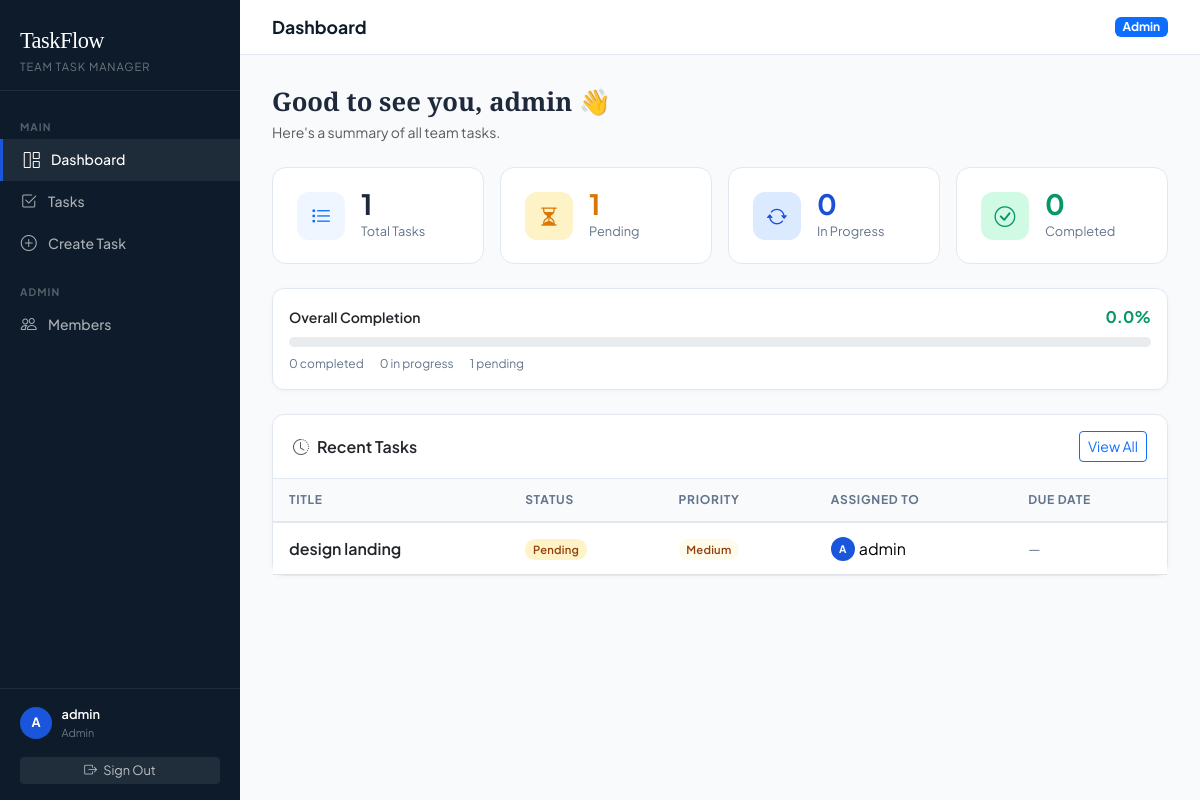
The page /dashboard (signed in) on the database its author committed.
### app.py (models this page shows)
class User(UserMixin, db.Model):
    id         = db.Column(db.Integer, primary_key=True)
    username   = db.Column(db.String(80),  unique=True, nullable=False)
    email      = db.Column(db.String(120), unique=True, nullable=False)
    password   = db.Column(db.String(200), nullable=False)
    role       = db.Column(db.String(20),  default='member')   # 'admin' or 'member'
    created_at = db.Column(db.DateTime,    default=datetime.utcnow)
    tasks      = db.relationship('Task', backref='assignee', lazy=True,
                                 foreign_keys='Task.assigned_to')
    @property
    def is_admin(self):
        return self.role == 'admin'

class Task(db.Model):
    id          = db.Column(db.Integer, primary_key=True)
    title       = db.Column(db.String(200), nullable=False)
    description = db.Column(db.Text,        default='')
    status      = db.Column(db.String(20),  default='pending')   # pending / in_progress / completed
    priority    = db.Column(db.String(20),  default='medium')    # low / medium / high
    due_date    = db.Column(db.Date,        nullable=True)
    created_at  = db.Column(db.DateTime,    default=datetime.utcnow)
    created_by  = db.Column(db.Integer,     db.ForeignKey('user.id'), nullable=False)
    assigned_to = db.Column(db.Integer,     db.ForeignKey('user.id'), nullable=True)
    creator     = db.relationship('User',   foreign_keys=[created_by], backref='created_tasks')

### app.py (the view)
@app.route('/dashboard')
@login_required
def dashboard():
    if current_user.is_admin:
        tasks = Task.query.order_by(Task.created_at.desc()).all()
    else:
        tasks = Task.query.filter_by(assigned_to=current_user.id)\
                          .order_by(Task.created_at.desc()).all()
    total     = len(tasks)
    completed = sum(1 for t in tasks if t.status == 'completed')
    pending   = sum(1 for t in tasks if t.status == 'pending')
    in_prog   = sum(1 for t in tasks if t.status == 'in_progress')
    recent = tasks[:5]
    return render_template('dashboard.html',
                           tasks=tasks, recent=recent,
                           total=total, completed=completed,
                           pending=pending, in_progress=in_prog)

### app.py (called while the page is built)
@login_manager.user_loader
def load_user(user_id):
    return User.query.get(int(user_id))

### templates/dashboard.html (shortened to what this page needs)
{% extends "base.html" %}
{% block page_title %}Dashboard{% endblock %}
{% block content %}
<div class="mb-4">
  <h2 class="mb-1 fw-bold" style="font-family:'Instrument Serif',serif;font-size:1.6rem">
    Good to see you, {{ current_user.username }} 👋
  </h2>
  <p class="text-muted mb-0" style="font-size:.875rem">
    Here's a summary of {% if current_user.is_admin %}all team tasks{% else %}your assigned tasks{% endif %}.
  </p>
</div>
<div class="row g-3 mb-4">
  <div class="col-12 col-sm-6 col-xl-3">
    <div class="stat-card">
      <div class="stat-icon" style="background:#eff6ff">
        <i class="bi bi-list-task text-primary"></i>
      </div>
      <div>
        <div class="stat-value">{{ total }}</div>
        <div class="stat-label">Total Tasks</div>
      </div>
    </div>
  </div>
  <div class="col-12 col-sm-6 col-xl-3">
    <div class="stat-card">
      <div class="stat-icon" style="background:#fef3c7">
        <i class="bi bi-hourglass-split" style="color:#d97706"></i>
      </div>
      <div>
        <div class="stat-value" style="color:#d97706">{{ pending }}</div>
        <div class="stat-label">Pending</div>
      </div>
    </div>
  </div>
  <div class="col-12 col-sm-6 col-xl-3">
    <div class="stat-card">
      <div class="stat-icon" style="background:#dbeafe">
        <i class="bi bi-arrow-repeat" style="color:#1d4ed8"></i>
      </div>
      <div>
        <div class="stat-value" style="color:#1d4ed8">{{ in_progress }}</div>
        <div class="stat-label">In Progress</div>
      </div>
    </div>
  </div>
  <div class="col-12 col-sm-6 col-xl-3">
    <div class="stat-card">
      <div class="stat-icon" style="background:#d1fae5">
        <i class="bi bi-check-circle" style="color:#059669"></i>
      </div>
      <div>
        <div class="stat-value" style="color:#059669">{{ completed }}</div>
        <div class="stat-label">Completed</div>
      </div>
    </div>
  </div>
</div>
{% if total > 0 %}
<div class="card mb-4">
  <div class="card-body">
    <div class="d-flex justify-content-between align-items-center mb-2">
      <span class="fw-semibold" style="font-size:.875rem">Overall Completion</span>
      <span class="fw-bold" style="color:#059669">{{ ((completed / total) * 100) | round(1) }}%</span>
    </div>
    <div class="progress" style="height:10px;border-radius:20px">
    </div>
    <div class="d-flex gap-3 mt-2" style="font-size:.75rem;color:#64748b">
      <span>{{ completed }} completed</span>
      <span>{{ in_progress }} in progress</span>
      <span>{{ pending }} pending</span>
    </div>
  </div>
</div>
{% endif %}
<div class="card">
  <div class="card-header d-flex justify-content-between align-items-center">
    <span><i class="bi bi-clock-history me-2 text-muted"></i>Recent Tasks</span>
    <a href="{{ url_for('tasks') }}" class="btn btn-sm btn-outline-primary">View All</a>
  </div>
  <div class="card-body p-0">
    {% if recent %}
    <div class="table-responsive">
      <table class="table table-hover mb-0">
        <thead>
          <tr>
            <th>Title</th>
            <th>Status</th>
            <th>Priority</th>
            <th>Assigned To</th>
            <th>Due Date</th>
          </tr>
        </thead>
        <tbody>
          {% for task in recent %}
          <tr>
            <td>
              <a href="{{ url_for('task_detail', task_id=task.id) }}"
                 class="text-decoration-none fw-semibold text-dark">
                {{ task.title }}
              </a>
            </td>
            <td>
              <span class="badge-status badge-{{ task.status }}">
                {{ task.status | replace('_', ' ') | title }}
              </span>
            </td>
            <td>
              <span class="badge-status badge-{{ task.priority }}">{{ task.priority | capitalize }}</span>
            </td>
            <td>
              {% if task.assignee %}
                <span class="d-flex align-items-center gap-1">
                  <span class="user-avatar" style="width:24px;height:24px;font-size:.65rem">
                    {{ task.assignee.username[0].upper() }}
                  </span>
                  {{ task.assignee.username }}
                </span>
              {% else %}
                <span class="text-muted">—</span>
              {% endif %}
            </td>
            <td style="font-size:.85rem;color:#64748b">
              {{ task.due_date.strftime('%b %d, %Y') if task.due_date else '—' }}
            </td>
          </tr>
          {% endfor %}
        </tbody>
      </table>
    </div>
    {% endif %}
  </div>
</div>
{% endblock %}

### templates/base.html (shortened to what this page needs)
<!DOCTYPE html>
<html lang="en">
<head>
  <link href="https://cdn.jsdelivr.net/npm/bootstrap@5.3.3/dist/css/bootstrap.min.css" rel="stylesheet" />
  <link href="https://cdn.jsdelivr.net/npm/bootstrap-icons@1.11.3/font/bootstrap-icons.min.css" rel="stylesheet" />
</head>
<body>
{% if current_user.is_authenticated %}
<aside class="sidebar">
  <div class="sidebar-brand">
    <div class="brand-name">TaskFlow</div>
    <div class="brand-sub">Team Task Manager</div>
  </div>
  <nav>
    <div class="nav-section-label">Main</div>
    <a href="{{ url_for('dashboard') }}" class="nav-link {% if request.endpoint=='dashboard' %}active{% endif %}">
      <i class="bi bi-grid-1x2"></i> Dashboard
    </a>
    <a href="{{ url_for('tasks') }}" class="nav-link {% if 'task' in request.endpoint %}active{% endif %}">
      <i class="bi bi-check2-square"></i> Tasks
    </a>
    {% if current_user.is_admin %}
    <a href="{{ url_for('create_task') }}" class="nav-link {% if request.endpoint=='create_task' %}active{% endif %}">
      <i class="bi bi-plus-circle"></i> Create Task
    </a>
    <div class="nav-section-label" style="margin-top:.5rem">Admin</div>
    <a href="{{ url_for('members') }}" class="nav-link {% if request.endpoint=='members' %}active{% endif %}">
      <i class="bi bi-people"></i> Members
    </a>
    {% endif %}
  </nav>
  <div class="sidebar-footer">
    <div class="user-chip">
      <div class="user-avatar">{{ current_user.username[0].upper() }}</div>
      <div class="user-info">
        <div class="user-name">{{ current_user.username }}</div>
        <div class="user-role">{{ current_user.role | capitalize }}</div>
      </div>
    </div>
    <a href="{{ url_for('logout') }}" class="btn btn-sm w-100 mt-3"
       style="background:rgba(255,255,255,.08);color:rgba(255,255,255,.7);border:none;font-size:.8rem">
      <i class="bi bi-box-arrow-right me-1"></i> Sign Out
    </a>
  </div>
</aside>
<div class="main-content">
  <div class="topbar">
    <span class="topbar-title">{% block page_title %}Dashboard{% endblock %}</span>
    <div class="d-flex align-items-center gap-2">
      <span class="badge {% if current_user.is_admin %}bg-primary{% else %}bg-secondary{% endif %}">
        {{ current_user.role | capitalize }}
      </span>
    </div>
  </div>
  <div class="page-body">
    {% block content %}{% endblock %}
  </div>
</div>
{% endif %}
</body>
</html>

### templates/base.html (style rules this page uses)
:root { --brand-navy: #0d1b2a; --brand-blue: #1a56db; --brand-teal: #0694a2; --brand-light: #f0f4ff; --brand-border: #e2e8f0; --sidebar-w: 240px; }
* { box-sizing: border-box; }
body { font-family: 'Plus Jakarta Sans', sans-serif; background: #f8fafc; color: #1e293b; min-height: 100vh; }
.sidebar { position: fixed; top: 0; left: 0; width: var(--sidebar-w); height: 100vh; background: var(--brand-navy); display: flex; flex-direction: column; z-index: 100; overflow-y: auto; }
.sidebar-brand { padding: 1.5rem 1.25rem 1rem; border-bottom: 1px solid rgba(255,255,255,.08); }
.sidebar-brand .brand-name { font-family: 'Instrument Serif', serif; font-size: 1.4rem; color: #fff; letter-spacing: -.5px; }
.sidebar-brand .brand-sub { font-size: .7rem; color: rgba(255,255,255,.4); letter-spacing: .08em; text-transform: uppercase; }
.sidebar nav { flex: 1; padding: 1rem 0; }
.nav-section-label { font-size: .65rem; font-weight: 700; letter-spacing: .1em; text-transform: uppercase; color: rgba(255,255,255,.3); padding: .75rem 1.25rem .25rem; }
.sidebar .nav-link { display: flex; align-items: center; gap: .65rem; color: rgba(255,255,255,.65); font-size: .875rem; font-weight: 500; padding: .55rem 1.25rem; border-radius: 0; transition: color .15s, background .15s; text-decoration: none; }
.sidebar .nav-link:hover, .sidebar .nav-link.active { color: #fff; background: rgba(255,255,255,.07); }
.sidebar .nav-link.active { border-left: 3px solid var(--brand-blue); }
.sidebar .nav-link i { font-size: 1rem; width: 1.1rem; text-align: center; }
.sidebar-footer { padding: 1rem 1.25rem; border-top: 1px solid rgba(255,255,255,.08); }
.user-chip { display: flex; align-items: center; gap: .6rem; }
.user-avatar { width: 32px; height: 32px; border-radius: 50%; background: var(--brand-blue); display: flex; align-items: center; justify-content: center; font-weight: 700; font-size: .8rem; color: #fff; flex-shrink: 0; }
.user-info .user-name { font-size: .8rem; font-weight: 600; color: #fff; }
.user-info .user-role { font-size: .68rem; color: rgba(255,255,255,.4); }
.main-content { margin-left: var(--sidebar-w); min-height: 100vh; }
.topbar { background: #fff; border-bottom: 1px solid var(--brand-border); padding: .875rem 2rem; display: flex; align-items: center; justify-content: space-between; position: sticky; top: 0; z-index: 50; }
.topbar-title { font-weight: 700; font-size: 1.1rem; color: var(--brand-navy); }
.page-body { padding: 2rem; }
.card { border: 1px solid var(--brand-border); border-radius: 12px; box-shadow: 0 1px 4px rgba(0,0,0,.04); }
.card-header { background: #fff; border-bottom: 1px solid var(--brand-border); border-radius: 12px 12px 0 0 !important; padding: 1rem 1.25rem; font-weight: 600; }
.stat-card { background: #fff; border: 1px solid var(--brand-border); border-radius: 14px; padding: 1.4rem 1.5rem; display: flex; align-items: center; gap: 1rem; transition: box-shadow .2s; }
.stat-icon { width: 48px; height: 48px; border-radius: 12px; display: flex; align-items: center; justify-content: center; font-size: 1.3rem; flex-shrink: 0; }
.stat-value { font-size: 1.75rem; font-weight: 700; line-height: 1; }
.stat-label { font-size: .8rem; color: #64748b; margin-top: .2rem; }
.badge-status { font-size: .7rem; font-weight: 600; padding: .3em .7em; border-radius: 20px; letter-spacing: .02em; text-transform: capitalize; }
.badge-pending { background: #fef3c7; color: #92400e; }
.badge-medium { background: #fffbeb; color: #92400e; }
.table thead th { font-size: .75rem; font-weight: 700; letter-spacing: .06em; text-transform: uppercase; color: #64748b; border-bottom: 2px solid var(--brand-border); background: #f8fafc; padding: .75rem 1rem; }
.table td { padding: .85rem 1rem; vertical-align: middle; }

### rows shown on the page
User: username "A", username "admin", role "Admin"
Task: title "design landing", status "Pending", priority "Medium", assignee "A", assignee.username "admin", due_date "—"

### other values the page prints
{{ total }} "1"
{{ pending }} "1"
{{ in_progress }} "0"
{{ completed }} "0"
{{ ((completed / total) * 100) | round(1) }} "0.0"
